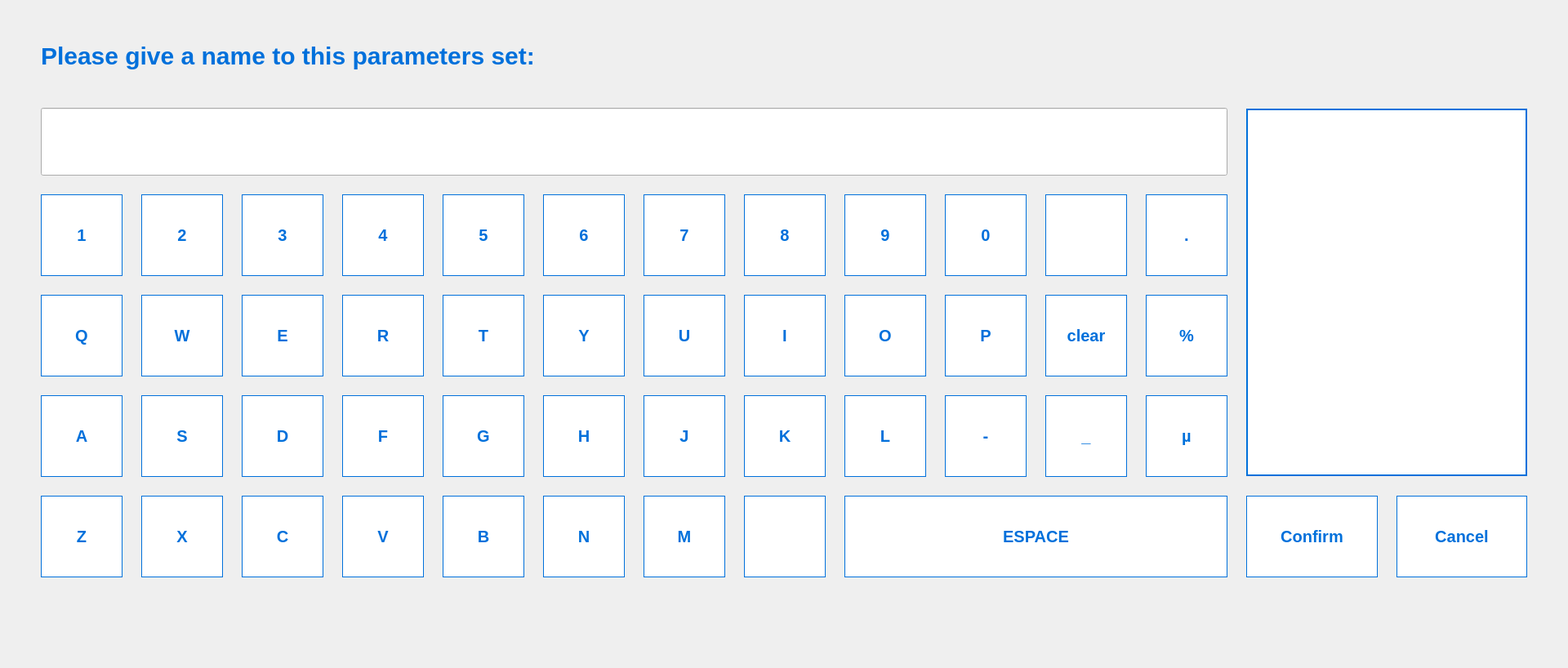
<?xml version="1.0" encoding="UTF-8"?>
<ui version="4.0">
 <class>RenameParametersView</class>
 <widget class="QWidget" name="RenameParametersView">
  <property name="geometry">
   <rect>
    <x>0</x>
    <y>0</y>
    <width>1920</width>
    <height>818</height>
   </rect>
  </property>
  <property name="minimumSize">
   <size>
    <width>1920</width>
    <height>818</height>
   </size>
  </property>
  <property name="maximumSize">
   <size>
    <width>1920</width>
    <height>818</height>
   </size>
  </property>
  <property name="styleSheet">
   <string notr="true">QPushButton {
border: 1px solid #0070DB;
background-color: #ffffff;
color: #0070DB;
font: 20px;
font-weight: 700;
font-family: arial;

}
</string>
  </property>
  <layout class="QVBoxLayout" name="verticalLayout">
   <property name="leftMargin">
    <number>50</number>
   </property>
   <property name="rightMargin">
    <number>50</number>
   </property>
   <item>
    <spacer name="verticalSpacer">
     <property name="orientation">
      <enum>Qt::Orientation::Vertical</enum>
     </property>
     <property name="sizeType">
      <enum>QSizePolicy::Policy::Fixed</enum>
     </property>
     <property name="sizeHint" stdset="0">
      <size>
       <width>20</width>
       <height>40</height>
      </size>
     </property>
    </spacer>
   </item>
   <item>
    <widget class="QLabel" name="label">
     <property name="maximumSize">
      <size>
       <width>16777215</width>
       <height>35</height>
      </size>
     </property>
     <property name="styleSheet">
      <string notr="true">color: #0070DB;
font-weight: 700;
font-family: arial;
border: 0px solid;
font-size: 30px;</string>
     </property>
     <property name="text">
      <string>Please give a name to this parameters set:</string>
     </property>
     <property name="alignment">
      <set>Qt::AlignmentFlag::AlignLeading|Qt::AlignmentFlag::AlignLeft|Qt::AlignmentFlag::AlignVCenter</set>
     </property>
    </widget>
   </item>
   <item>
    <spacer name="verticalSpacer_2">
     <property name="orientation">
      <enum>Qt::Orientation::Vertical</enum>
     </property>
     <property name="sizeType">
      <enum>QSizePolicy::Policy::Maximum</enum>
     </property>
     <property name="sizeHint" stdset="0">
      <size>
       <width>20</width>
       <height>40</height>
      </size>
     </property>
    </spacer>
   </item>
   <item>
    <layout class="QGridLayout" name="gridLayout">
     <property name="sizeConstraint">
      <enum>QLayout::SizeConstraint::SetDefaultConstraint</enum>
     </property>
     <property name="spacing">
      <number>23</number>
     </property>
     <item row="5" column="6">
      <widget class="QPushButton" name="btnM">
       <property name="sizePolicy">
        <sizepolicy hsizetype="Fixed" vsizetype="Fixed">
         <horstretch>0</horstretch>
         <verstretch>0</verstretch>
        </sizepolicy>
       </property>
       <property name="minimumSize">
        <size>
         <width>100</width>
         <height>100</height>
        </size>
       </property>
       <property name="focusPolicy">
        <enum>Qt::FocusPolicy::NoFocus</enum>
       </property>
       <property name="text">
        <string>M</string>
       </property>
      </widget>
     </item>
     <item row="2" column="4">
      <widget class="QPushButton" name="btnT">
       <property name="sizePolicy">
        <sizepolicy hsizetype="Fixed" vsizetype="Fixed">
         <horstretch>0</horstretch>
         <verstretch>0</verstretch>
        </sizepolicy>
       </property>
       <property name="minimumSize">
        <size>
         <width>100</width>
         <height>100</height>
        </size>
       </property>
       <property name="focusPolicy">
        <enum>Qt::FocusPolicy::NoFocus</enum>
       </property>
       <property name="text">
        <string>T</string>
       </property>
      </widget>
     </item>
     <item row="3" column="4">
      <widget class="QPushButton" name="btnG">
       <property name="sizePolicy">
        <sizepolicy hsizetype="Fixed" vsizetype="Fixed">
         <horstretch>0</horstretch>
         <verstretch>0</verstretch>
        </sizepolicy>
       </property>
       <property name="minimumSize">
        <size>
         <width>100</width>
         <height>100</height>
        </size>
       </property>
       <property name="focusPolicy">
        <enum>Qt::FocusPolicy::NoFocus</enum>
       </property>
       <property name="text">
        <string>G</string>
       </property>
      </widget>
     </item>
     <item row="1" column="0">
      <widget class="QPushButton" name="btn1">
       <property name="sizePolicy">
        <sizepolicy hsizetype="Fixed" vsizetype="Fixed">
         <horstretch>0</horstretch>
         <verstretch>0</verstretch>
        </sizepolicy>
       </property>
       <property name="minimumSize">
        <size>
         <width>100</width>
         <height>100</height>
        </size>
       </property>
       <property name="focusPolicy">
        <enum>Qt::FocusPolicy::NoFocus</enum>
       </property>
       <property name="text">
        <string>1</string>
       </property>
      </widget>
     </item>
     <item row="1" column="6">
      <widget class="QPushButton" name="btn7">
       <property name="sizePolicy">
        <sizepolicy hsizetype="Fixed" vsizetype="Fixed">
         <horstretch>0</horstretch>
         <verstretch>0</verstretch>
        </sizepolicy>
       </property>
       <property name="minimumSize">
        <size>
         <width>100</width>
         <height>100</height>
        </size>
       </property>
       <property name="focusPolicy">
        <enum>Qt::FocusPolicy::NoFocus</enum>
       </property>
       <property name="text">
        <string>7</string>
       </property>
      </widget>
     </item>
     <item row="3" column="6">
      <widget class="QPushButton" name="btnJ">
       <property name="sizePolicy">
        <sizepolicy hsizetype="Fixed" vsizetype="Fixed">
         <horstretch>0</horstretch>
         <verstretch>0</verstretch>
        </sizepolicy>
       </property>
       <property name="minimumSize">
        <size>
         <width>100</width>
         <height>100</height>
        </size>
       </property>
       <property name="focusPolicy">
        <enum>Qt::FocusPolicy::NoFocus</enum>
       </property>
       <property name="text">
        <string>J</string>
       </property>
      </widget>
     </item>
     <item row="1" column="11">
      <widget class="QPushButton" name="btnPoint">
       <property name="sizePolicy">
        <sizepolicy hsizetype="Fixed" vsizetype="Fixed">
         <horstretch>0</horstretch>
         <verstretch>0</verstretch>
        </sizepolicy>
       </property>
       <property name="minimumSize">
        <size>
         <width>100</width>
         <height>100</height>
        </size>
       </property>
       <property name="text">
        <string>.</string>
       </property>
      </widget>
     </item>
     <item row="5" column="2">
      <widget class="QPushButton" name="btnC">
       <property name="sizePolicy">
        <sizepolicy hsizetype="Fixed" vsizetype="Fixed">
         <horstretch>0</horstretch>
         <verstretch>0</verstretch>
        </sizepolicy>
       </property>
       <property name="minimumSize">
        <size>
         <width>100</width>
         <height>100</height>
        </size>
       </property>
       <property name="focusPolicy">
        <enum>Qt::FocusPolicy::NoFocus</enum>
       </property>
       <property name="text">
        <string>C</string>
       </property>
      </widget>
     </item>
     <item row="1" column="4">
      <widget class="QPushButton" name="btn5">
       <property name="sizePolicy">
        <sizepolicy hsizetype="Fixed" vsizetype="Fixed">
         <horstretch>0</horstretch>
         <verstretch>0</verstretch>
        </sizepolicy>
       </property>
       <property name="minimumSize">
        <size>
         <width>100</width>
         <height>100</height>
        </size>
       </property>
       <property name="focusPolicy">
        <enum>Qt::FocusPolicy::NoFocus</enum>
       </property>
       <property name="text">
        <string>5</string>
       </property>
      </widget>
     </item>
     <item row="3" column="7">
      <widget class="QPushButton" name="btnK">
       <property name="sizePolicy">
        <sizepolicy hsizetype="Fixed" vsizetype="Fixed">
         <horstretch>0</horstretch>
         <verstretch>0</verstretch>
        </sizepolicy>
       </property>
       <property name="minimumSize">
        <size>
         <width>100</width>
         <height>100</height>
        </size>
       </property>
       <property name="focusPolicy">
        <enum>Qt::FocusPolicy::NoFocus</enum>
       </property>
       <property name="text">
        <string>K</string>
       </property>
      </widget>
     </item>
     <item row="1" column="3">
      <widget class="QPushButton" name="btn4">
       <property name="sizePolicy">
        <sizepolicy hsizetype="Fixed" vsizetype="Fixed">
         <horstretch>0</horstretch>
         <verstretch>0</verstretch>
        </sizepolicy>
       </property>
       <property name="minimumSize">
        <size>
         <width>100</width>
         <height>100</height>
        </size>
       </property>
       <property name="focusPolicy">
        <enum>Qt::FocusPolicy::NoFocus</enum>
       </property>
       <property name="text">
        <string>4</string>
       </property>
      </widget>
     </item>
     <item row="1" column="2">
      <widget class="QPushButton" name="btn3">
       <property name="sizePolicy">
        <sizepolicy hsizetype="Fixed" vsizetype="Fixed">
         <horstretch>0</horstretch>
         <verstretch>0</verstretch>
        </sizepolicy>
       </property>
       <property name="minimumSize">
        <size>
         <width>100</width>
         <height>100</height>
        </size>
       </property>
       <property name="focusPolicy">
        <enum>Qt::FocusPolicy::NoFocus</enum>
       </property>
       <property name="text">
        <string>3</string>
       </property>
      </widget>
     </item>
     <item row="1" column="8">
      <widget class="QPushButton" name="btn9">
       <property name="sizePolicy">
        <sizepolicy hsizetype="Fixed" vsizetype="Fixed">
         <horstretch>0</horstretch>
         <verstretch>0</verstretch>
        </sizepolicy>
       </property>
       <property name="minimumSize">
        <size>
         <width>100</width>
         <height>100</height>
        </size>
       </property>
       <property name="focusPolicy">
        <enum>Qt::FocusPolicy::NoFocus</enum>
       </property>
       <property name="text">
        <string>9</string>
       </property>
      </widget>
     </item>
     <item row="2" column="2">
      <widget class="QPushButton" name="btnE">
       <property name="sizePolicy">
        <sizepolicy hsizetype="Fixed" vsizetype="Fixed">
         <horstretch>0</horstretch>
         <verstretch>0</verstretch>
        </sizepolicy>
       </property>
       <property name="minimumSize">
        <size>
         <width>100</width>
         <height>100</height>
        </size>
       </property>
       <property name="focusPolicy">
        <enum>Qt::FocusPolicy::NoFocus</enum>
       </property>
       <property name="text">
        <string>E</string>
       </property>
      </widget>
     </item>
     <item row="3" column="1">
      <widget class="QPushButton" name="btnS">
       <property name="sizePolicy">
        <sizepolicy hsizetype="Fixed" vsizetype="Fixed">
         <horstretch>0</horstretch>
         <verstretch>0</verstretch>
        </sizepolicy>
       </property>
       <property name="minimumSize">
        <size>
         <width>100</width>
         <height>100</height>
        </size>
       </property>
       <property name="focusPolicy">
        <enum>Qt::FocusPolicy::NoFocus</enum>
       </property>
       <property name="text">
        <string>S</string>
       </property>
      </widget>
     </item>
     <item row="5" column="4">
      <widget class="QPushButton" name="btnB">
       <property name="sizePolicy">
        <sizepolicy hsizetype="Fixed" vsizetype="Fixed">
         <horstretch>0</horstretch>
         <verstretch>0</verstretch>
        </sizepolicy>
       </property>
       <property name="minimumSize">
        <size>
         <width>100</width>
         <height>100</height>
        </size>
       </property>
       <property name="focusPolicy">
        <enum>Qt::FocusPolicy::NoFocus</enum>
       </property>
       <property name="text">
        <string>B</string>
       </property>
      </widget>
     </item>
     <item row="2" column="1">
      <widget class="QPushButton" name="btnW">
       <property name="sizePolicy">
        <sizepolicy hsizetype="Fixed" vsizetype="Fixed">
         <horstretch>0</horstretch>
         <verstretch>0</verstretch>
        </sizepolicy>
       </property>
       <property name="minimumSize">
        <size>
         <width>100</width>
         <height>100</height>
        </size>
       </property>
       <property name="focusPolicy">
        <enum>Qt::FocusPolicy::NoFocus</enum>
       </property>
       <property name="text">
        <string>W</string>
       </property>
      </widget>
     </item>
     <item row="5" column="8" colspan="4">
      <widget class="QPushButton" name="btnEspace">
       <property name="minimumSize">
        <size>
         <width>100</width>
         <height>100</height>
        </size>
       </property>
       <property name="focusPolicy">
        <enum>Qt::FocusPolicy::NoFocus</enum>
       </property>
       <property name="text">
        <string>ESPACE</string>
       </property>
      </widget>
     </item>
     <item row="2" column="8">
      <widget class="QPushButton" name="btnO">
       <property name="sizePolicy">
        <sizepolicy hsizetype="Fixed" vsizetype="Fixed">
         <horstretch>0</horstretch>
         <verstretch>0</verstretch>
        </sizepolicy>
       </property>
       <property name="minimumSize">
        <size>
         <width>100</width>
         <height>100</height>
        </size>
       </property>
       <property name="focusPolicy">
        <enum>Qt::FocusPolicy::NoFocus</enum>
       </property>
       <property name="text">
        <string>O</string>
       </property>
      </widget>
     </item>
     <item row="2" column="10">
      <widget class="QPushButton" name="btnClear">
       <property name="sizePolicy">
        <sizepolicy hsizetype="Fixed" vsizetype="Fixed">
         <horstretch>0</horstretch>
         <verstretch>0</verstretch>
        </sizepolicy>
       </property>
       <property name="minimumSize">
        <size>
         <width>100</width>
         <height>100</height>
        </size>
       </property>
       <property name="focusPolicy">
        <enum>Qt::FocusPolicy::NoFocus</enum>
       </property>
       <property name="text">
        <string>clear</string>
       </property>
      </widget>
     </item>
     <item row="2" column="6">
      <widget class="QPushButton" name="btnU">
       <property name="sizePolicy">
        <sizepolicy hsizetype="Fixed" vsizetype="Fixed">
         <horstretch>0</horstretch>
         <verstretch>0</verstretch>
        </sizepolicy>
       </property>
       <property name="minimumSize">
        <size>
         <width>100</width>
         <height>100</height>
        </size>
       </property>
       <property name="focusPolicy">
        <enum>Qt::FocusPolicy::NoFocus</enum>
       </property>
       <property name="text">
        <string>U</string>
       </property>
      </widget>
     </item>
     <item row="1" column="1">
      <widget class="QPushButton" name="btn2">
       <property name="sizePolicy">
        <sizepolicy hsizetype="Fixed" vsizetype="Fixed">
         <horstretch>0</horstretch>
         <verstretch>0</verstretch>
        </sizepolicy>
       </property>
       <property name="minimumSize">
        <size>
         <width>100</width>
         <height>100</height>
        </size>
       </property>
       <property name="focusPolicy">
        <enum>Qt::FocusPolicy::NoFocus</enum>
       </property>
       <property name="text">
        <string>2</string>
       </property>
      </widget>
     </item>
     <item row="2" column="0">
      <widget class="QPushButton" name="btnQ">
       <property name="sizePolicy">
        <sizepolicy hsizetype="Fixed" vsizetype="Fixed">
         <horstretch>0</horstretch>
         <verstretch>0</verstretch>
        </sizepolicy>
       </property>
       <property name="minimumSize">
        <size>
         <width>100</width>
         <height>100</height>
        </size>
       </property>
       <property name="focusPolicy">
        <enum>Qt::FocusPolicy::NoFocus</enum>
       </property>
       <property name="text">
        <string>Q</string>
       </property>
      </widget>
     </item>
     <item row="3" column="11">
      <widget class="QPushButton" name="pushButton_3">
       <property name="sizePolicy">
        <sizepolicy hsizetype="Fixed" vsizetype="Fixed">
         <horstretch>0</horstretch>
         <verstretch>0</verstretch>
        </sizepolicy>
       </property>
       <property name="minimumSize">
        <size>
         <width>100</width>
         <height>100</height>
        </size>
       </property>
       <property name="text">
        <string>µ</string>
       </property>
      </widget>
     </item>
     <item row="2" column="3">
      <widget class="QPushButton" name="btnR">
       <property name="sizePolicy">
        <sizepolicy hsizetype="Fixed" vsizetype="Fixed">
         <horstretch>0</horstretch>
         <verstretch>0</verstretch>
        </sizepolicy>
       </property>
       <property name="minimumSize">
        <size>
         <width>100</width>
         <height>100</height>
        </size>
       </property>
       <property name="focusPolicy">
        <enum>Qt::FocusPolicy::NoFocus</enum>
       </property>
       <property name="text">
        <string>R</string>
       </property>
      </widget>
     </item>
     <item row="3" column="3">
      <widget class="QPushButton" name="btnF">
       <property name="sizePolicy">
        <sizepolicy hsizetype="Fixed" vsizetype="Fixed">
         <horstretch>0</horstretch>
         <verstretch>0</verstretch>
        </sizepolicy>
       </property>
       <property name="minimumSize">
        <size>
         <width>100</width>
         <height>100</height>
        </size>
       </property>
       <property name="focusPolicy">
        <enum>Qt::FocusPolicy::NoFocus</enum>
       </property>
       <property name="text">
        <string>F</string>
       </property>
      </widget>
     </item>
     <item row="3" column="10">
      <widget class="QPushButton" name="btnUnderscore">
       <property name="sizePolicy">
        <sizepolicy hsizetype="Fixed" vsizetype="Fixed">
         <horstretch>0</horstretch>
         <verstretch>0</verstretch>
        </sizepolicy>
       </property>
       <property name="minimumSize">
        <size>
         <width>100</width>
         <height>100</height>
        </size>
       </property>
       <property name="focusPolicy">
        <enum>Qt::FocusPolicy::NoFocus</enum>
       </property>
       <property name="text">
        <string>_</string>
       </property>
      </widget>
     </item>
     <item row="1" column="7">
      <widget class="QPushButton" name="btn8">
       <property name="sizePolicy">
        <sizepolicy hsizetype="Fixed" vsizetype="Fixed">
         <horstretch>0</horstretch>
         <verstretch>0</verstretch>
        </sizepolicy>
       </property>
       <property name="minimumSize">
        <size>
         <width>100</width>
         <height>100</height>
        </size>
       </property>
       <property name="focusPolicy">
        <enum>Qt::FocusPolicy::NoFocus</enum>
       </property>
       <property name="text">
        <string>8</string>
       </property>
      </widget>
     </item>
     <item row="5" column="5">
      <widget class="QPushButton" name="btnN">
       <property name="sizePolicy">
        <sizepolicy hsizetype="Fixed" vsizetype="Fixed">
         <horstretch>0</horstretch>
         <verstretch>0</verstretch>
        </sizepolicy>
       </property>
       <property name="minimumSize">
        <size>
         <width>100</width>
         <height>100</height>
        </size>
       </property>
       <property name="focusPolicy">
        <enum>Qt::FocusPolicy::NoFocus</enum>
       </property>
       <property name="text">
        <string>N</string>
       </property>
      </widget>
     </item>
     <item row="2" column="11">
      <widget class="QPushButton" name="pushButton_2">
       <property name="sizePolicy">
        <sizepolicy hsizetype="Fixed" vsizetype="Fixed">
         <horstretch>0</horstretch>
         <verstretch>0</verstretch>
        </sizepolicy>
       </property>
       <property name="minimumSize">
        <size>
         <width>100</width>
         <height>100</height>
        </size>
       </property>
       <property name="text">
        <string>%</string>
       </property>
      </widget>
     </item>
     <item row="2" column="7">
      <widget class="QPushButton" name="btnI">
       <property name="sizePolicy">
        <sizepolicy hsizetype="Fixed" vsizetype="Fixed">
         <horstretch>0</horstretch>
         <verstretch>0</verstretch>
        </sizepolicy>
       </property>
       <property name="minimumSize">
        <size>
         <width>100</width>
         <height>100</height>
        </size>
       </property>
       <property name="focusPolicy">
        <enum>Qt::FocusPolicy::NoFocus</enum>
       </property>
       <property name="text">
        <string>I</string>
       </property>
      </widget>
     </item>
     <item row="3" column="2">
      <widget class="QPushButton" name="btnD">
       <property name="sizePolicy">
        <sizepolicy hsizetype="Fixed" vsizetype="Fixed">
         <horstretch>0</horstretch>
         <verstretch>0</verstretch>
        </sizepolicy>
       </property>
       <property name="minimumSize">
        <size>
         <width>100</width>
         <height>100</height>
        </size>
       </property>
       <property name="focusPolicy">
        <enum>Qt::FocusPolicy::NoFocus</enum>
       </property>
       <property name="text">
        <string>D</string>
       </property>
      </widget>
     </item>
     <item row="3" column="9">
      <widget class="QPushButton" name="btnMinus">
       <property name="sizePolicy">
        <sizepolicy hsizetype="Fixed" vsizetype="Fixed">
         <horstretch>0</horstretch>
         <verstretch>0</verstretch>
        </sizepolicy>
       </property>
       <property name="minimumSize">
        <size>
         <width>100</width>
         <height>100</height>
        </size>
       </property>
       <property name="focusPolicy">
        <enum>Qt::FocusPolicy::NoFocus</enum>
       </property>
       <property name="text">
        <string>-</string>
       </property>
      </widget>
     </item>
     <item row="3" column="5">
      <widget class="QPushButton" name="btnH">
       <property name="sizePolicy">
        <sizepolicy hsizetype="Fixed" vsizetype="Fixed">
         <horstretch>0</horstretch>
         <verstretch>0</verstretch>
        </sizepolicy>
       </property>
       <property name="minimumSize">
        <size>
         <width>100</width>
         <height>100</height>
        </size>
       </property>
       <property name="focusPolicy">
        <enum>Qt::FocusPolicy::NoFocus</enum>
       </property>
       <property name="text">
        <string>H</string>
       </property>
      </widget>
     </item>
     <item row="5" column="7">
      <widget class="QPushButton" name="btnShift">
       <property name="sizePolicy">
        <sizepolicy hsizetype="Fixed" vsizetype="Fixed">
         <horstretch>0</horstretch>
         <verstretch>0</verstretch>
        </sizepolicy>
       </property>
       <property name="minimumSize">
        <size>
         <width>100</width>
         <height>100</height>
        </size>
       </property>
       <property name="focusPolicy">
        <enum>Qt::FocusPolicy::NoFocus</enum>
       </property>
       <property name="text">
        <string/>
       </property>
       <property name="icon">
        <iconset resource="../../resources.qrc">
         <normaloff>:/icons/btnShift.svg</normaloff>:/icons/btnShift.svg</iconset>
       </property>
       <property name="iconSize">
        <size>
         <width>50</width>
         <height>50</height>
        </size>
       </property>
      </widget>
     </item>
     <item row="3" column="8">
      <widget class="QPushButton" name="btnL">
       <property name="sizePolicy">
        <sizepolicy hsizetype="Fixed" vsizetype="Fixed">
         <horstretch>0</horstretch>
         <verstretch>0</verstretch>
        </sizepolicy>
       </property>
       <property name="minimumSize">
        <size>
         <width>100</width>
         <height>100</height>
        </size>
       </property>
       <property name="focusPolicy">
        <enum>Qt::FocusPolicy::NoFocus</enum>
       </property>
       <property name="text">
        <string>L</string>
       </property>
      </widget>
     </item>
     <item row="1" column="10">
      <widget class="QPushButton" name="btnBackspace">
       <property name="sizePolicy">
        <sizepolicy hsizetype="Fixed" vsizetype="Fixed">
         <horstretch>0</horstretch>
         <verstretch>0</verstretch>
        </sizepolicy>
       </property>
       <property name="minimumSize">
        <size>
         <width>100</width>
         <height>100</height>
        </size>
       </property>
       <property name="focusPolicy">
        <enum>Qt::FocusPolicy::NoFocus</enum>
       </property>
       <property name="text">
        <string/>
       </property>
       <property name="icon">
        <iconset resource="../../resources.qrc">
         <normaloff>:/icons/btnBackspace.svg</normaloff>:/icons/btnBackspace.svg</iconset>
       </property>
       <property name="iconSize">
        <size>
         <width>50</width>
         <height>50</height>
        </size>
       </property>
      </widget>
     </item>
     <item row="5" column="1">
      <widget class="QPushButton" name="btnX">
       <property name="sizePolicy">
        <sizepolicy hsizetype="Fixed" vsizetype="Fixed">
         <horstretch>0</horstretch>
         <verstretch>0</verstretch>
        </sizepolicy>
       </property>
       <property name="minimumSize">
        <size>
         <width>100</width>
         <height>100</height>
        </size>
       </property>
       <property name="focusPolicy">
        <enum>Qt::FocusPolicy::NoFocus</enum>
       </property>
       <property name="text">
        <string>X</string>
       </property>
      </widget>
     </item>
     <item row="2" column="9">
      <widget class="QPushButton" name="btnP">
       <property name="sizePolicy">
        <sizepolicy hsizetype="Fixed" vsizetype="Fixed">
         <horstretch>0</horstretch>
         <verstretch>0</verstretch>
        </sizepolicy>
       </property>
       <property name="minimumSize">
        <size>
         <width>100</width>
         <height>100</height>
        </size>
       </property>
       <property name="focusPolicy">
        <enum>Qt::FocusPolicy::NoFocus</enum>
       </property>
       <property name="text">
        <string>P</string>
       </property>
      </widget>
     </item>
     <item row="5" column="0">
      <widget class="QPushButton" name="btnZ">
       <property name="sizePolicy">
        <sizepolicy hsizetype="Fixed" vsizetype="Fixed">
         <horstretch>0</horstretch>
         <verstretch>0</verstretch>
        </sizepolicy>
       </property>
       <property name="minimumSize">
        <size>
         <width>100</width>
         <height>100</height>
        </size>
       </property>
       <property name="focusPolicy">
        <enum>Qt::FocusPolicy::NoFocus</enum>
       </property>
       <property name="text">
        <string>Z</string>
       </property>
      </widget>
     </item>
     <item row="1" column="5">
      <widget class="QPushButton" name="btn6">
       <property name="sizePolicy">
        <sizepolicy hsizetype="Fixed" vsizetype="Fixed">
         <horstretch>0</horstretch>
         <verstretch>0</verstretch>
        </sizepolicy>
       </property>
       <property name="minimumSize">
        <size>
         <width>100</width>
         <height>100</height>
        </size>
       </property>
       <property name="focusPolicy">
        <enum>Qt::FocusPolicy::NoFocus</enum>
       </property>
       <property name="text">
        <string>6</string>
       </property>
      </widget>
     </item>
     <item row="5" column="13">
      <widget class="QPushButton" name="btnCancel">
       <property name="minimumSize">
        <size>
         <width>0</width>
         <height>100</height>
        </size>
       </property>
       <property name="text">
        <string>Cancel</string>
       </property>
      </widget>
     </item>
     <item row="0" column="0" colspan="12">
      <widget class="QLineEdit" name="lineEdit">
       <property name="sizePolicy">
        <sizepolicy hsizetype="Expanding" vsizetype="Expanding">
         <horstretch>0</horstretch>
         <verstretch>0</verstretch>
        </sizepolicy>
       </property>
       <property name="minimumSize">
        <size>
         <width>0</width>
         <height>0</height>
        </size>
       </property>
       <property name="maximumSize">
        <size>
         <width>16777215</width>
         <height>100</height>
        </size>
       </property>
       <property name="styleSheet">
        <string notr="true"/>
       </property>
       <property name="class" stdset="0">
        <string>lineEdit</string>
       </property>
      </widget>
     </item>
     <item row="3" column="0">
      <widget class="QPushButton" name="btnA">
       <property name="sizePolicy">
        <sizepolicy hsizetype="Fixed" vsizetype="Fixed">
         <horstretch>0</horstretch>
         <verstretch>0</verstretch>
        </sizepolicy>
       </property>
       <property name="minimumSize">
        <size>
         <width>100</width>
         <height>100</height>
        </size>
       </property>
       <property name="focusPolicy">
        <enum>Qt::FocusPolicy::NoFocus</enum>
       </property>
       <property name="text">
        <string>A</string>
       </property>
      </widget>
     </item>
     <item row="5" column="12">
      <widget class="QPushButton" name="btnConfirm">
       <property name="minimumSize">
        <size>
         <width>0</width>
         <height>100</height>
        </size>
       </property>
       <property name="text">
        <string>Confirm</string>
       </property>
      </widget>
     </item>
     <item row="2" column="5">
      <widget class="QPushButton" name="btnY">
       <property name="sizePolicy">
        <sizepolicy hsizetype="Fixed" vsizetype="Fixed">
         <horstretch>0</horstretch>
         <verstretch>0</verstretch>
        </sizepolicy>
       </property>
       <property name="minimumSize">
        <size>
         <width>100</width>
         <height>100</height>
        </size>
       </property>
       <property name="focusPolicy">
        <enum>Qt::FocusPolicy::NoFocus</enum>
       </property>
       <property name="text">
        <string>Y</string>
       </property>
      </widget>
     </item>
     <item row="1" column="9">
      <widget class="QPushButton" name="btn0">
       <property name="sizePolicy">
        <sizepolicy hsizetype="Fixed" vsizetype="Fixed">
         <horstretch>0</horstretch>
         <verstretch>0</verstretch>
        </sizepolicy>
       </property>
       <property name="minimumSize">
        <size>
         <width>100</width>
         <height>100</height>
        </size>
       </property>
       <property name="focusPolicy">
        <enum>Qt::FocusPolicy::NoFocus</enum>
       </property>
       <property name="text">
        <string>0</string>
       </property>
      </widget>
     </item>
     <item row="5" column="3">
      <widget class="QPushButton" name="btnV">
       <property name="sizePolicy">
        <sizepolicy hsizetype="Fixed" vsizetype="Fixed">
         <horstretch>0</horstretch>
         <verstretch>0</verstretch>
        </sizepolicy>
       </property>
       <property name="minimumSize">
        <size>
         <width>100</width>
         <height>100</height>
        </size>
       </property>
       <property name="focusPolicy">
        <enum>Qt::FocusPolicy::NoFocus</enum>
       </property>
       <property name="text">
        <string>V</string>
       </property>
      </widget>
     </item>
     <item row="0" column="12" rowspan="4" colspan="2">
      <widget class="QScrollArea" name="scrollArea">
       <property name="sizePolicy">
        <sizepolicy hsizetype="Expanding" vsizetype="Preferred">
         <horstretch>0</horstretch>
         <verstretch>0</verstretch>
        </sizepolicy>
       </property>
       <property name="minimumSize">
        <size>
         <width>0</width>
         <height>0</height>
        </size>
       </property>
       <property name="maximumSize">
        <size>
         <width>16777215</width>
         <height>450</height>
        </size>
       </property>
       <property name="styleSheet">
        <string notr="true">background-color: #fff;
border: 1px solid #0070DB;</string>
       </property>
       <property name="widgetResizable">
        <bool>true</bool>
       </property>
       <widget class="QWidget" name="parametersListWidget">
        <property name="geometry">
         <rect>
          <x>0</x>
          <y>0</y>
          <width>340</width>
          <height>434</height>
         </rect>
        </property>
       </widget>
      </widget>
     </item>
    </layout>
   </item>
   <item>
    <spacer name="verticalSpacer_3">
     <property name="orientation">
      <enum>Qt::Orientation::Vertical</enum>
     </property>
     <property name="sizeType">
      <enum>QSizePolicy::Policy::Fixed</enum>
     </property>
     <property name="sizeHint" stdset="0">
      <size>
       <width>20</width>
       <height>100</height>
      </size>
     </property>
    </spacer>
   </item>
  </layout>
 </widget>
 <resources>
  <include location="../../resources.qrc"/>
 </resources>
 <connections/>
</ui>
